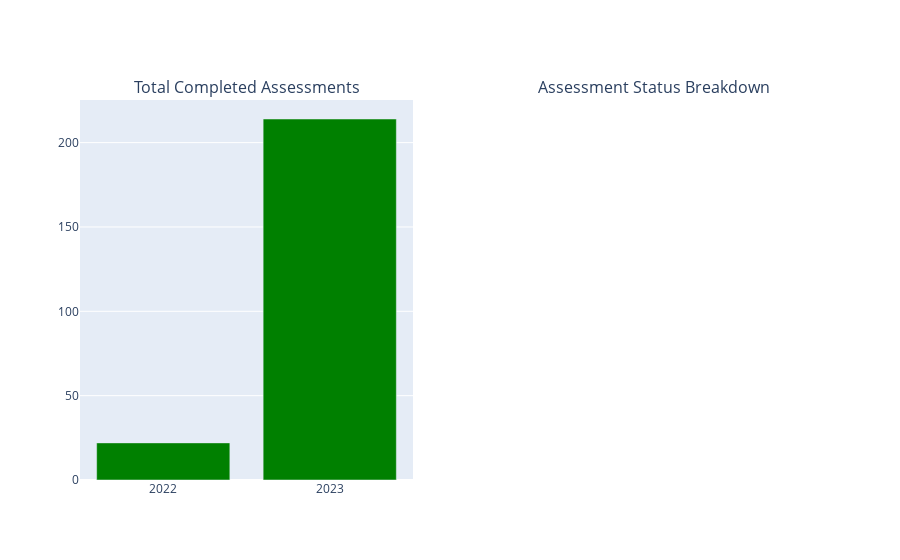

Write notebook code for a chart like this one.
### Markdown cell above
Plot 1: Completed Only

### Code cell
fig.add_trace(
    go.Bar(
        x=pivot_df['Year'].astype(str),
        y=pivot_df['Completed'],
        name='Completed',
        marker_color='green'
    ),
    row=1, col=1
)

### Figure 1 — Plotly figure (JSON) as saved in the notebook; plotly's stock layout.template omitted (floating-point values rounded to 4 significant figures)
{"data": [{"marker": {"color": "green"}, "name": "Completed", "type": "bar", "x": ["2022", "2023"], "xaxis": "x", "y": [22, 214], "yaxis": "y"}], "layout": {"annotations": [{"font": {"size": 16}, "showarrow": false, "text": "Total Completed Assessments", "x": 0.225, "xanchor": "center", "xref": "paper", "y": 1, "yanchor": "bottom", "yref": "paper"}, {"font": {"size": 16}, "showarrow": false, "text": "Assessment Status Breakdown", "x": 0.775, "xanchor": "center", "xref": "paper", "y": 1, "yanchor": "bottom", "yref": "paper"}], "xaxis": {"anchor": "y", "domain": [0, 0.45]}, "xaxis2": {"anchor": "y2", "domain": [0.55, 1]}, "yaxis": {"anchor": "x", "domain": [0, 1]}, "yaxis2": {"anchor": "x2", "domain": [0, 1]}}}
